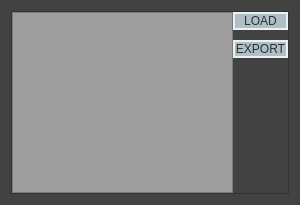
<?xml version="1.0" encoding="UTF-8"?>
<ui version="4.0">
 <class>texturePathReset</class>
 <widget class="QWidget" name="texturePathReset">
  <property name="geometry">
   <rect>
    <x>0</x>
    <y>0</y>
    <width>300</width>
    <height>205</height>
   </rect>
  </property>
  <property name="windowTitle">
   <string>texture path reset</string>
  </property>
  <property name="styleSheet">
   <string notr="true">QWidget{color: rgb(255, 255, 255);background-color:#424242;font:bold 11pt &quot;Lucida Calligraphy&quot; ;}

QListWidget{background-color:#9E9E9E}

QPushButton{font-weight: lighter;color: #263238;background-color:#B0BEC5  /* Light blue */;border-style: solid ;border-width:2px;border-color:#ecf0f1;border-radius:10px;}
QPushButton:hover{border:5px solid  transparent;background-color:#FAFAFA;}
QPushButton:pressed{font:bold italic ;border:2px solid  #18FFFF;background-color:#C5CAE9;}


</string>
  </property>
  <layout class="QVBoxLayout" name="verticalLayout_4">
   <item>
    <widget class="QFrame" name="List_frame">
     <property name="frameShape">
      <enum>QFrame::StyledPanel</enum>
     </property>
     <property name="frameShadow">
      <enum>QFrame::Raised</enum>
     </property>
     <layout class="QHBoxLayout" name="horizontalLayout_2">
      <property name="spacing">
       <number>0</number>
      </property>
      <property name="margin">
       <number>0</number>
      </property>
      <item>
       <layout class="QHBoxLayout" name="horizontalLayout_6" stretch="0,1">
        <item>
         <widget class="QListWidget" name="pic_listWidget"/>
        </item>
        <item>
         <layout class="QVBoxLayout" name="verticalLayout_2">
          <property name="spacing">
           <number>10</number>
          </property>
          <item>
           <widget class="QPushButton" name="loadPC_pushButton">
            <property name="sizePolicy">
             <sizepolicy hsizetype="Preferred" vsizetype="Preferred">
              <horstretch>0</horstretch>
              <verstretch>0</verstretch>
             </sizepolicy>
            </property>
            <property name="text">
             <string>LOAD</string>
            </property>
           </widget>
          </item>
          <item>
           <widget class="QPushButton" name="exportPC_pushButton">
            <property name="sizePolicy">
             <sizepolicy hsizetype="Preferred" vsizetype="Preferred">
              <horstretch>0</horstretch>
              <verstretch>0</verstretch>
             </sizepolicy>
            </property>
            <property name="text">
             <string>EXPORT</string>
            </property>
           </widget>
          </item>
          <item>
           <spacer name="verticalSpacer">
            <property name="orientation">
             <enum>Qt::Vertical</enum>
            </property>
            <property name="sizeHint" stdset="0">
             <size>
              <width>20</width>
              <height>40</height>
             </size>
            </property>
           </spacer>
          </item>
         </layout>
        </item>
       </layout>
      </item>
     </layout>
    </widget>
   </item>
  </layout>
 </widget>
 <resources/>
 <connections/>
</ui>
